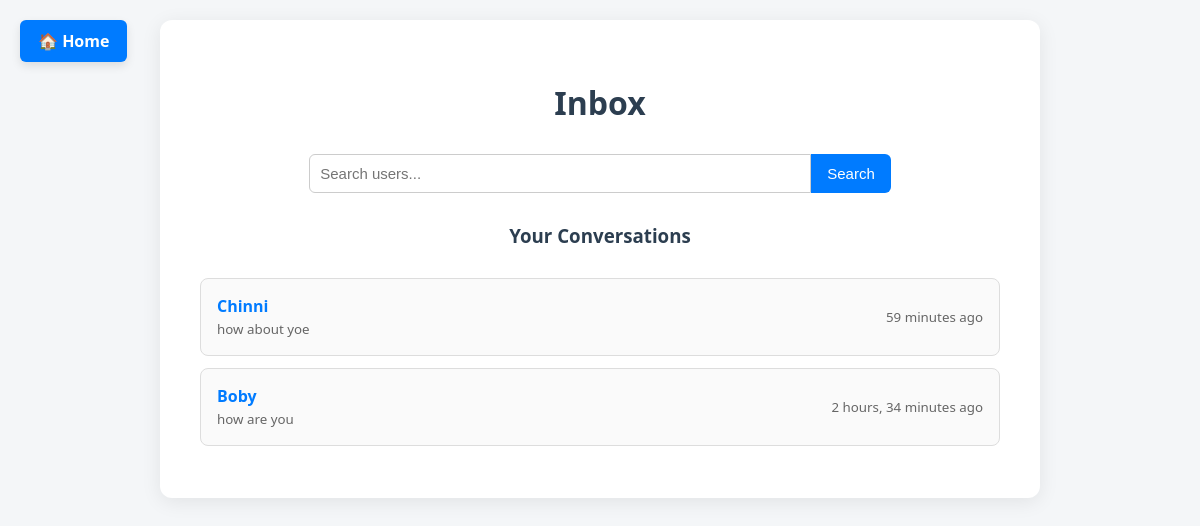
/inbox/ (signed in), run on the app's committed database.
### core/models.py (models this page shows, shortened)
class CustomUser(AbstractUser):
    bio = models.TextField(blank=True, null=True)
    location = models.CharField(max_length=100, blank=True, null=True)
    birthdate = models.DateField(blank=True, null=True)

class Message(models.Model):
    sender = models.ForeignKey(CustomUser, on_delete=models.CASCADE, related_name='sent_messages')
    recipient = models.ForeignKey(CustomUser, on_delete=models.CASCADE, related_name='received_messages')
    content = models.TextField()
    timestamp = models.DateTimeField(auto_now_add=True)

### core/views.py (the view)
# urls.py: path('inbox/', views.inbox, name='inbox'),
@login_required
def inbox(request):
    query = request.GET.get('q', '')
    search_results = []
    if query:
        search_results = User.objects.filter(username__icontains=query).exclude(id=request.user.id)
    messages = Message.objects.filter(Q(sender=request.user) | Q(recipient=request.user)).order_by('-timestamp')
    conversations = {}
    for message in messages:
        other_user = message.recipient if message.sender == request.user else message.sender
        if other_user not in conversations:
            conversations[other_user] = {
                'user': other_user,
                'message': message
            }
    return render(request, 'core/inbox.html', {
        'query': query,
        'search_results': search_results,
        'conversations': conversations.values()
    })

### core/templates/core/inbox.html (shortened to what this page needs)
<!DOCTYPE html>
<html>
<head>
<a href="/" class="home-button">🏠 Home</a>
</head>
<body>
    <div class="container">
        <h1>Inbox</h1>
        <form method="get" action="{% url 'inbox' %}">
            <input type="text" name="q" placeholder="Search users..." value="{{ query }}">
            <button type="submit">Search</button>
        </form>
        <h3>Your Conversations</h3>
        {% for convo in conversations %}
            <div class="user-card">
                <div>
                    <a href="{% url 'thread' convo.user.id %}">{{ convo.user.username }}</a><br>
                    <small>{{ convo.message.content|truncatewords:10 }}</small>
                </div>
                <small>{{ convo.message.timestamp|timesince }} ago</small>
            </div>
        {% empty %}
            <p>No conversations yet.</p>
        {% endfor %}
    </div>
</body>
</html>

### core/templates/core/inbox.html (style rules this page uses)
.home-button { position: fixed; top: 20px; left: 20px; background-color: #007bff; color: white; border: none; padding: 10px 18px; border-radius: 6px; text-decoration: none; font-weight: bold; box-shadow: 0 4px 10px rgba(0, 0, 0, 0.1); transition: background-color 0.3s ease; z-index: 1000; }
body { font-family: 'Segoe UI', sans-serif; background-color: #f4f6f8; margin: 0; padding: 20px; }
.container { max-width: 800px; margin: auto; background-color: #fff; padding: 40px; border-radius: 12px; box-shadow: 0 4px 20px rgba(0, 0, 0, 0.08); }
h1, h3 { color: #2c3e50; text-align: center; margin-bottom: 30px; }
form { display: flex; justify-content: center; margin-bottom: 30px; }
input[type="text"] { padding: 10px; width: 60%; border: 1px solid #ccc; border-radius: 6px 0 0 6px; font-size: 15px; }
button[type="submit"] { padding: 10px 16px; border: none; background-color: #007bff; color: white; font-size: 15px; border-radius: 0 6px 6px 0; cursor: pointer; transition: background-color 0.3s ease; }
.user-card { border: 1px solid #ddd; padding: 16px; margin-bottom: 12px; border-radius: 8px; background-color: #fafafa; display: flex; justify-content: space-between; align-items: center; transition: background-color 0.2s ease; }
.user-card a { text-decoration: none; color: #007bff; font-weight: 600; font-size: 16px; }
.user-card small { color: #666; }

### data on the page
CustomUser: user.username "Chinni", message.content "how about yoe", message.timestamp "59 minutes"
CustomUser: user.username "Boby", message.content "how are you", message.timestamp "2 hours, 34 minutes"
